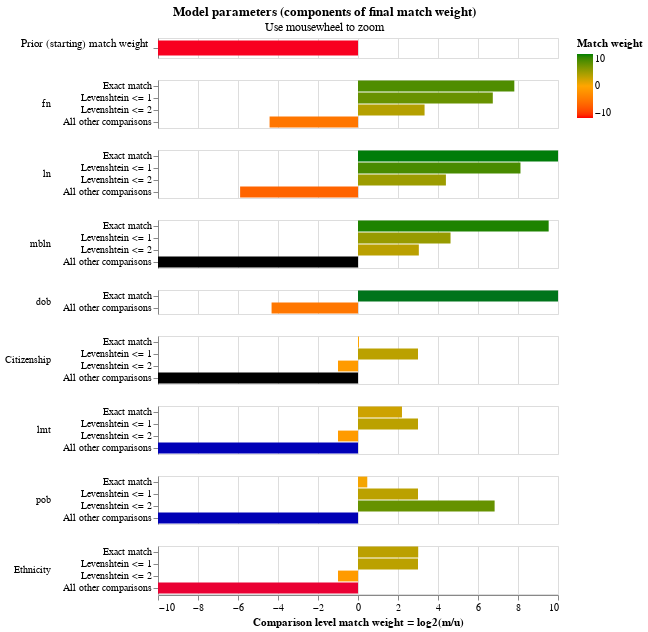

The code cell stored with this chart in its notebook:
### Code cell
linker.match_weights_chart()

### Figure 1 — Vega-Lite specification as saved in the notebook (floating-point values rounded to 4 significant figures)
{"config": {"view": {"width": 400, "height": 60}, "mark": {"tooltip": null}, "title": {"anchor": "middle"}, "header": {"title": null}}, "data": {"values": [{"comparison_name": "probability_two_random_records_match", "sql_condition": null, "label_for_charts": "", "m_probability": null, "u_probability": null, "m_probability_description": null, "u_probability_description": null, "has_tf_adjustments": false, "tf_adjustment_column": null, "tf_adjustment_weight": null, "is_null_level": false, "bayes_factor": 3.33e-05, "log2_bayes_factor": -14.87, "comparison_vector_value": 0, "max_comparison_vector_value": 0, "bayes_factor_description": "The probability that two random records drawn at random match is 0.000 or one in  30,026.9 records.This is equivalent to a starting match weight of -14.874.", "probability_two_random_records_match": 3.33e-05, "comparison_sort_order": -1}, {"comparison_name": "fn", "sql_condition": "\"fn_l\" = \"fn_r\"", "label_for_charts": "Exact match", "m_probability": 0.7085, "u_probability": 0.003144, "m_probability_description": "Amongst matching record comparisons, 70.85% of records are in the exact match comparison level", "u_probability_description": "Amongst non-matching record comparisons, 0.31% of records are in the exact match comparison level", "has_tf_adjustments": false, "tf_adjustment_column": null, "tf_adjustment_weight": 1.0, "is_null_level": false, "bayes_factor": 225.4, "log2_bayes_factor": 7.816, "comparison_vector_value": 3, "max_comparison_vector_value": 3, "bayes_factor_description": "If comparison level is `exact match` then comparison is 225.38 times more likely to be a match", "probability_two_random_records_match": 3.33e-05, "comparison_sort_order": 0}, {"comparison_name": "fn", "sql_condition": "levenshtein(\"fn_l\", \"fn_r\") <= 1", "label_for_charts": "Levenshtein <= 1", "m_probability": 0.173, "u_probability": 0.001618, "m_probability_description": "Amongst matching record comparisons, 17.30% of records are in the levenshtein <= 1 comparison level", "u_probability_description": "Amongst non-matching record comparisons, 0.16% of records are in the levenshtein <= 1 comparison level", "has_tf_adjustments": false, "tf_adjustment_column": null, "tf_adjustment_weight": 1.0, "is_null_level": false, "bayes_factor": 106.9, "log2_bayes_factor": 6.74, "comparison_vector_value": 2, "max_comparison_vector_value": 3, "bayes_factor_description": "If comparison level is `levenshtein <= 1` then comparison is 106.92 times more likely to be a match", "probability_two_random_records_match": 3.33e-05, "comparison_sort_order": 0}, {"comparison_name": "fn", "sql_condition": "levenshtein(\"fn_l\", \"fn_r\") <= 2", "label_for_charts": "Levenshtein <= 2", "m_probability": 0.07236, "u_probability": 0.007202, "m_probability_description": "Amongst matching record comparisons, 7.24% of records are in the levenshtein <= 2 comparison level", "u_probability_description": "Amongst non-matching record comparisons, 0.72% of records are in the levenshtein <= 2 comparison level", "has_tf_adjustments": false, "tf_adjustment_column": null, "tf_adjustment_weight": 1.0, "is_null_level": false, "bayes_factor": 10.05, "log2_bayes_factor": 3.329, "comparison_vector_value": 1, "max_comparison_vector_value": 3, "bayes_factor_description": "If comparison level is `levenshtein <= 2` then comparison is 10.05 times more likely to be a match", "probability_two_random_records_match": 3.33e-05, "comparison_sort_order": 0}, {"comparison_name": "fn", "sql_condition": "ELSE", "label_for_charts": "All other comparisons", "m_probability": 0.04613, "u_probability": 0.988, "m_probability_description": "Amongst matching record comparisons, 4.61% of records are in the all other comparisons comparison level", "u_probability_description": "Amongst non-matching record comparisons, 98.80% of records are in the all other comparisons comparison level", "has_tf_adjustments": false, "tf_adjustment_column": null, "tf_adjustment_weight": 1.0, "is_null_level": false, "bayes_factor": 0.04669, "log2_bayes_factor": -4.421, "comparison_vector_value": 0, "max_comparison_vector_value": 3, "bayes_factor_description": "If comparison level is `all other comparisons` then comparison is  21.42 times less likely to be a match", "probability_two_random_records_match": 3.33e-05, "comparison_sort_order": 0}, {"comparison_name": "ln", "sql_condition": "\"ln_l\" = \"ln_r\"", "label_for_charts": "Exact match", "m_probability": 0.8376, "u_probability": 0.0005586, "m_probability_description": "Amongst matching record comparisons, 83.76% of records are in the exact match comparison level", "u_probability_description": "Amongst non-matching record comparisons, 0.06% of records are in the exact match comparison level", "has_tf_adjustments": false, "tf_adjustment_column": null, "tf_adjustment_weight": 1.0, "is_null_level": false, "bayes_factor": 1500.0, "log2_bayes_factor": 10.55, "comparison_vector_value": 3, "max_comparison_vector_value": 3, "bayes_factor_description": "If comparison level is `exact match` then comparison is 1,499.55 times more likely to be a match", "probability_two_random_records_match": 3.33e-05, "comparison_sort_order": 1}, {"comparison_name": "ln", "sql_condition": "levenshtein(\"ln_l\", \"ln_r\") <= 1", "label_for_charts": "Levenshtein <= 1", "m_probability": 0.09398, "u_probability": 0.000337, "m_probability_description": "Amongst matching record comparisons, 9.40% of records are in the levenshtein <= 1 comparison level", "u_probability_description": "Amongst non-matching record comparisons, 0.03% of records are in the levenshtein <= 1 comparison level", "has_tf_adjustments": false, "tf_adjustment_column": null, "tf_adjustment_weight": 1.0, "is_null_level": false, "bayes_factor": 278.8, "log2_bayes_factor": 8.123, "comparison_vector_value": 2, "max_comparison_vector_value": 3, "bayes_factor_description": "If comparison level is `levenshtein <= 1` then comparison is 278.83 times more likely to be a match", "probability_two_random_records_match": 3.33e-05, "comparison_sort_order": 1}, {"comparison_name": "ln", "sql_condition": "levenshtein(\"ln_l\", \"ln_r\") <= 2", "label_for_charts": "Levenshtein <= 2", "m_probability": 0.05163, "u_probability": 0.002454, "m_probability_description": "Amongst matching record comparisons, 5.16% of records are in the levenshtein <= 2 comparison level", "u_probability_description": "Amongst non-matching record comparisons, 0.25% of records are in the levenshtein <= 2 comparison level", "has_tf_adjustments": false, "tf_adjustment_column": null, "tf_adjustment_weight": 1.0, "is_null_level": false, "bayes_factor": 21.04, "log2_bayes_factor": 4.395, "comparison_vector_value": 1, "max_comparison_vector_value": 3, "bayes_factor_description": "If comparison level is `levenshtein <= 2` then comparison is 21.04 times more likely to be a match", "probability_two_random_records_match": 3.33e-05, "comparison_sort_order": 1}, {"comparison_name": "ln", "sql_condition": "ELSE", "label_for_charts": "All other comparisons", "m_probability": 0.01676, "u_probability": 0.9967, "m_probability_description": "Amongst matching record comparisons, 1.68% of records are in the all other comparisons comparison level", "u_probability_description": "Amongst non-matching record comparisons, 99.67% of records are in the all other comparisons comparison level", "has_tf_adjustments": false, "tf_adjustment_column": null, "tf_adjustment_weight": 1.0, "is_null_level": false, "bayes_factor": 0.01681, "log2_bayes_factor": -5.894, "comparison_vector_value": 0, "max_comparison_vector_value": 3, "bayes_factor_description": "If comparison level is `all other comparisons` then comparison is  59.48 times less likely to be a match", "probability_two_random_records_match": 3.33e-05, "comparison_sort_order": 1}, {"comparison_name": "mbln", "sql_condition": "\"mbln_l\" = \"mbln_r\"", "label_for_charts": "Exact match", "m_probability": 1.0, "u_probability": 0.00135, "m_probability_description": "Amongst matching record comparisons, 100.00% of records are in the exact match comparison level", "u_probability_description": "Amongst non-matching record comparisons, 0.13% of records are in the exact match comparison level", "has_tf_adjustments": false, "tf_adjustment_column": null, "tf_adjustment_weight": 1.0, "is_null_level": false, "bayes_factor": 741.0, "log2_bayes_factor": 9.533, "comparison_vector_value": 3, "max_comparison_vector_value": 3, "bayes_factor_description": "If comparison level is `exact match` then comparison is 741.00 times more likely to be a match", "probability_two_random_records_match": 3.33e-05, "comparison_sort_order": 2}, {"comparison_name": "mbln", "sql_condition": "levenshtein(\"mbln_l\", \"mbln_r\") <= 1", "label_for_charts": "Levenshtein <= 1", "m_probability": 0.01667, "u_probability": 0.0006748, "m_probability_description": "Amongst matching record comparisons, 1.67% of records are in the levenshtein <= 1 comparison level", "u_probability_description": "Amongst non-matching record comparisons, 0.07% of records are in the levenshtein <= 1 comparison level", "has_tf_adjustments": false, "tf_adjustment_column": null, "tf_adjustment_weight": 1.0, "is_null_level": false, "bayes_factor": 24.7, "log2_bayes_factor": 4.626, "comparison_vector_value": 2, "max_comparison_vector_value": 3, "bayes_factor_description": "If comparison level is `levenshtein <= 1` then comparison is 24.70 times more likely to be a match", "probability_two_random_records_match": 3.33e-05, "comparison_sort_order": 2}, {"comparison_name": "mbln", "sql_condition": "levenshtein(\"mbln_l\", \"mbln_r\") <= 2", "label_for_charts": "Levenshtein <= 2", "m_probability": 0.01667, "u_probability": 0.002024, "m_probability_description": "Amongst matching record comparisons, 1.67% of records are in the levenshtein <= 2 comparison level", "u_probability_description": "Amongst non-matching record comparisons, 0.20% of records are in the levenshtein <= 2 comparison level", "has_tf_adjustments": false, "tf_adjustment_column": null, "tf_adjustment_weight": 1.0, "is_null_level": false, "bayes_factor": 8.233, "log2_bayes_factor": 3.041, "comparison_vector_value": 1, "max_comparison_vector_value": 3, "bayes_factor_description": "If comparison level is `levenshtein <= 2` then comparison is 8.23 times more likely to be a match", "probability_two_random_records_match": 3.33e-05, "comparison_sort_order": 2}, {"comparison_name": "mbln", "sql_condition": "ELSE", "label_for_charts": "All other comparisons", "m_probability": 5.575e-32, "u_probability": 0.996, "m_probability_description": "Amongst matching record comparisons, 0.00% of records are in the all other comparisons comparison level", "u_probability_description": "Amongst non-matching record comparisons, 99.60% of records are in the all other comparisons comparison level", "has_tf_adjustments": false, "tf_adjustment_column": null, "tf_adjustment_weight": 1.0, "is_null_level": false, "bayes_factor": 5.598e-32, "log2_bayes_factor": -103.8, "comparison_vector_value": 0, "max_comparison_vector_value": 3, "bayes_factor_description": "If comparison level is `all other comparisons` then comparison is  17,863,628,840,022,043,710,525,685,104,640.00 times less likely to be a match", "probability_two_random_records_match": 3.33e-05, "comparison_sort_order": 2}, {"comparison_name": "dob", "sql_condition": "\"dob_l\" = \"dob_r\"", "label_for_charts": "Exact match", "m_probability": 0.95, "u_probability": 0.0002629, "m_probability_description": "Amongst matching record comparisons, 95.00% of records are in the exact match comparison level", "u_probability_description": "Amongst non-matching record comparisons, 0.03% of records are in the exact match comparison level", "has_tf_adjustments": true, "tf_adjustment_column": "dob", "tf_adjustment_weight": 1.0, "is_null_level": false, "bayes_factor": 3614.0, "log2_bayes_factor": 11.82, "comparison_vector_value": 1, "max_comparison_vector_value": 1, "bayes_factor_description": "If comparison level is `exact match` then comparison is 3,614.03 times more likely to be a match", "probability_two_random_records_match": 3.33e-05, "comparison_sort_order": 3}, {"comparison_name": "dob", "sql_condition": "ELSE", "label_for_charts": "All other comparisons", "m_probability": 0.05, "u_probability": 0.9997, "m_probability_description": "Amongst matching record comparisons, 5.00% of records are in the all other comparisons comparison level", "u_probability_description": "Amongst non-matching record comparisons, 99.97% of records are in the all other comparisons comparison level", "has_tf_adjustments": false, "tf_adjustment_column": null, "tf_adjustment_weight": 1.0, "is_null_level": false, "bayes_factor": 0.05001, "log2_bayes_factor": -4.322, "comparison_vector_value": 0, "max_comparison_vector_value": 1, "bayes_factor_description": "If comparison level is `all other comparisons` then comparison is  19.99 times less likely to be a match", "probability_two_random_records_match": 3.33e-05, "comparison_sort_order": 3}, {"comparison_name": "Citizenship", "sql_condition": "\"Citizenship_l\" = \"Citizenship_r\"", "label_for_charts": "Exact match", "m_probability": 1.0, "u_probability": 0.9658, "m_probability_description": "Amongst matching record comparisons, 100.00% of records are in the exact match comparison level", "u_probability_description": "Amongst non-matching record comparisons, 96.58% of records are in the exact match comparison level", "has_tf_adjustments": false, "tf_adjustment_column": null, "tf_adjustment_weight": 1.0, "is_null_level": false, "bayes_factor": 1.035, "log2_bayes_factor": 0.05016, "comparison_vector_value": 3, "max_comparison_vector_value": 3, "bayes_factor_description": "If comparison level is `exact match` then comparison is 1.04 times more likely to be a match", "probability_two_random_records_match": 3.33e-05, "comparison_sort_order": 4}, {"comparison_name": "Citizenship", "sql_condition": "levenshtein(\"Citizenship_l\", \"Citizenship_r\") <= 1", "label_for_charts": "Levenshtein <= 1", "m_probability": 0.01667, "u_probability": 0.002083, "m_probability_description": "Amongst matching record comparisons, 1.67% of records are in the levenshtein <= 1 comparison level", "u_probability_description": "Amongst non-matching record comparisons, 0.21% of records are in the levenshtein <= 1 comparison level", "has_tf_adjustments": false, "tf_adjustment_column": null, "tf_adjustment_weight": 1.0, "is_null_level": false, "bayes_factor": 8.0, "log2_bayes_factor": 3.0, "comparison_vector_value": 2, "max_comparison_vector_value": 3, "bayes_factor_description": "If comparison level is `levenshtein <= 1` then comparison is 8.00 times more likely to be a match", "probability_two_random_records_match": 3.33e-05, "comparison_sort_order": 4}, {"comparison_name": "Citizenship", "sql_condition": "levenshtein(\"Citizenship_l\", \"Citizenship_r\") <= 2", "label_for_charts": "Levenshtein <= 2", "m_probability": 0.01667, "u_probability": 0.03333, "m_probability_description": "Amongst matching record comparisons, 1.67% of records are in the levenshtein <= 2 comparison level", "u_probability_description": "Amongst non-matching record comparisons, 3.33% of records are in the levenshtein <= 2 comparison level", "has_tf_adjustments": false, "tf_adjustment_column": null, "tf_adjustment_weight": 1.0, "is_null_level": false, "bayes_factor": 0.5, "log2_bayes_factor": -1.0, "comparison_vector_value": 1, "max_comparison_vector_value": 3, "bayes_factor_description": "If comparison level is `levenshtein <= 2` then comparison is  2.00 times less likely to be a match", "probability_two_random_records_match": 3.33e-05, "comparison_sort_order": 4}, {"comparison_name": "Citizenship", "sql_condition": "ELSE", "label_for_charts": "All other comparisons", "m_probability": 1.832e-37, "u_probability": 0.03417, "m_probability_description": "Amongst matching record comparisons, 0.00% of records are in the all other comparisons comparison level", "u_probability_description": "Amongst non-matching record comparisons, 3.42% of records are in the all other comparisons comparison level", "has_tf_adjustments": false, "tf_adjustment_column": null, "tf_adjustment_weight": 1.0, "is_null_level": false, "bayes_factor": 5.361e-36, "log2_bayes_factor": -117.2, "comparison_vector_value": 0, "max_comparison_vector_value": 3, "bayes_factor_description": "If comparison level is `all other comparisons` then comparison is  186,530,213,676,519,912,177,128,499,987,873,792.00 times less likely to be a match", "probability_two_random_records_match": 3.33e-05, "comparison_sort_order": 4}, {"comparison_name": "lmt", "sql_condition": "\"lmt_l\" = \"lmt_r\"", "label_for_charts": "Exact match", "m_probability": 1.0, "u_probability": 0.2178, "m_probability_description": "Amongst matching record comparisons, 100.00% of records are in the exact match comparison level", "u_probability_description": "Amongst non-matching record comparisons, 21.78% of records are in the exact match comparison level", "has_tf_adjustments": false, "tf_adjustment_column": null, "tf_adjustment_weight": 1.0, "is_null_level": false, "bayes_factor": 4.591, "log2_bayes_factor": 2.199, "comparison_vector_value": 3, "max_comparison_vector_value": 3, "bayes_factor_description": "If comparison level is `exact match` then comparison is 4.59 times more likely to be a match", "probability_two_random_records_match": 3.33e-05, "comparison_sort_order": 5}, {"comparison_name": "lmt", "sql_condition": "levenshtein(\"lmt_l\", \"lmt_r\") <= 1", "label_for_charts": "Levenshtein <= 1", "m_probability": 0.01667, "u_probability": 0.002083, "m_probability_description": "Amongst matching record comparisons, 1.67% of records are in the levenshtein <= 1 comparison level", "u_probability_description": "Amongst non-matching record comparisons, 0.21% of records are in the levenshtein <= 1 comparison level", "has_tf_adjustments": false, "tf_adjustment_column": null, "tf_adjustment_weight": 1.0, "is_null_level": false, "bayes_factor": 8.0, "log2_bayes_factor": 3.0, "comparison_vector_value": 2, "max_comparison_vector_value": 3, "bayes_factor_description": "If comparison level is `levenshtein <= 1` then comparison is 8.00 times more likely to be a match", "probability_two_random_records_match": 3.33e-05, "comparison_sort_order": 5}, {"comparison_name": "lmt", "sql_condition": "levenshtein(\"lmt_l\", \"lmt_r\") <= 2", "label_for_charts": "Levenshtein <= 2", "m_probability": 0.01667, "u_probability": 0.03333, "m_probability_description": "Amongst matching record comparisons, 1.67% of records are in the levenshtein <= 2 comparison level", "u_probability_description": "Amongst non-matching record comparisons, 3.33% of records are in the levenshtein <= 2 comparison level", "has_tf_adjustments": false, "tf_adjustment_column": null, "tf_adjustment_weight": 1.0, "is_null_level": false, "bayes_factor": 0.5, "log2_bayes_factor": -1.0, "comparison_vector_value": 1, "max_comparison_vector_value": 3, "bayes_factor_description": "If comparison level is `levenshtein <= 2` then comparison is  2.00 times less likely to be a match", "probability_two_random_records_match": 3.33e-05, "comparison_sort_order": 5}, {"comparison_name": "lmt", "sql_condition": "ELSE", "label_for_charts": "All other comparisons", "m_probability": 3.413e-13, "u_probability": 0.7822, "m_probability_description": "Amongst matching record comparisons, 0.00% of records are in the all other comparisons comparison level", "u_probability_description": "Amongst non-matching record comparisons, 78.22% of records are in the all other comparisons comparison level", "has_tf_adjustments": false, "tf_adjustment_column": null, "tf_adjustment_weight": 1.0, "is_null_level": false, "bayes_factor": 4.364e-13, "log2_bayes_factor": -41.06, "comparison_vector_value": 0, "max_comparison_vector_value": 3, "bayes_factor_description": "If comparison level is `all other comparisons` then comparison is  2,291,580,147,437.88 times less likely to be a match", "probability_two_random_records_match": 3.33e-05, "comparison_sort_order": 5}, {"comparison_name": "pob", "sql_condition": "\"pob_l\" = \"pob_r\"", "label_for_charts": "Exact match", "m_probability": 1.0, "u_probability": 0.725, "m_probability_description": "Amongst matching record comparisons, 100.00% of records are in the exact match comparison level", "u_probability_description": "Amongst non-matching record comparisons, 72.50% of records are in the exact match comparison level", "has_tf_adjustments": false, "tf_adjustment_column": null, "tf_adjustment_weight": 1.0, "is_null_level": false, "bayes_factor": 1.379, "log2_bayes_factor": 0.4639, "comparison_vector_value": 3, "max_comparison_vector_value": 3, "bayes_factor_description": "If comparison level is `exact match` then comparison is 1.38 times more likely to be a match", "probability_two_random_records_match": 3.33e-05, "comparison_sort_order": 6}, {"comparison_name": "pob", "sql_condition": "levenshtein(\"pob_l\", \"pob_r\") <= 1", "label_for_charts": "Levenshtein <= 1", "m_probability": 0.01667, "u_probability": 0.002083, "m_probability_description": "Amongst matching record comparisons, 1.67% of records are in the levenshtein <= 1 comparison level", "u_probability_description": "Amongst non-matching record comparisons, 0.21% of records are in the levenshtein <= 1 comparison level", "has_tf_adjustments": false, "tf_adjustment_column": null, "tf_adjustment_weight": 1.0, "is_null_level": false, "bayes_factor": 8.0, "log2_bayes_factor": 3.0, "comparison_vector_value": 2, "max_comparison_vector_value": 3, "bayes_factor_description": "If comparison level is `levenshtein <= 1` then comparison is 8.00 times more likely to be a match", "probability_two_random_records_match": 3.33e-05, "comparison_sort_order": 6}, {"comparison_name": "pob", "sql_condition": "levenshtein(\"pob_l\", \"pob_r\") <= 2", "label_for_charts": "Levenshtein <= 2", "m_probability": 0.01667, "u_probability": 0.0001464, "m_probability_description": "Amongst matching record comparisons, 1.67% of records are in the levenshtein <= 2 comparison level", "u_probability_description": "Amongst non-matching record comparisons, 0.01% of records are in the levenshtein <= 2 comparison level", "has_tf_adjustments": false, "tf_adjustment_column": null, "tf_adjustment_weight": 1.0, "is_null_level": false, "bayes_factor": 113.9, "log2_bayes_factor": 6.831, "comparison_vector_value": 1, "max_comparison_vector_value": 3, "bayes_factor_description": "If comparison level is `levenshtein <= 2` then comparison is 113.87 times more likely to be a match", "probability_two_random_records_match": 3.33e-05, "comparison_sort_order": 6}, {"comparison_name": "pob", "sql_condition": "ELSE", "label_for_charts": "All other comparisons", "m_probability": 1.633e-13, "u_probability": 0.2749, "m_probability_description": "Amongst matching record comparisons, 0.00% of records are in the all other comparisons comparison level", "u_probability_description": "Amongst non-matching record comparisons, 27.49% of records are in the all other comparisons comparison level", "has_tf_adjustments": false, "tf_adjustment_column": null, "tf_adjustment_weight": 1.0, "is_null_level": false, "bayes_factor": 5.941e-13, "log2_bayes_factor": -40.61, "comparison_vector_value": 0, "max_comparison_vector_value": 3, "bayes_factor_description": "If comparison level is `all other comparisons` then comparison is  1,683,084,224,826.73 times less likely to be a match", "probability_two_random_records_match": 3.33e-05, "comparison_sort_order": 6}, {"comparison_name": "Ethnicity", "sql_condition": "\"Ethnicity_l\" = \"Ethnicity_r\"", "label_for_charts": "Exact match", "m_probability": 1.0, "u_probability": 0.1242, "m_probability_description": "Amongst matching record comparisons, 100.00% of records are in the exact match comparison level", "u_probability_description": "Amongst non-matching record comparisons, 12.42% of records are in the exact match comparison level", "has_tf_adjustments": false, "tf_adjustment_column": null, "tf_adjustment_weight": 1.0, "is_null_level": false, "bayes_factor": 8.053, "log2_bayes_factor": 3.009, "comparison_vector_value": 3, "max_comparison_vector_value": 3, "bayes_factor_description": "If comparison level is `exact match` then comparison is 8.05 times more likely to be a match", "probability_two_random_records_match": 3.33e-05, "comparison_sort_order": 7}, {"comparison_name": "Ethnicity", "sql_condition": "levenshtein(\"Ethnicity_l\", \"Ethnicity_r\") <= 1", "label_for_charts": "Levenshtein <= 1", "m_probability": 0.01667, "u_probability": 0.002083, "m_probability_description": "Amongst matching record comparisons, 1.67% of records are in the levenshtein <= 1 comparison level", "u_probability_description": "Amongst non-matching record comparisons, 0.21% of records are in the levenshtein <= 1 comparison level", "has_tf_adjustments": false, "tf_adjustment_column": null, "tf_adjustment_weight": 1.0, "is_null_level": false, "bayes_factor": 8.0, "log2_bayes_factor": 3.0, "comparison_vector_value": 2, "max_comparison_vector_value": 3, "bayes_factor_description": "If comparison level is `levenshtein <= 1` then comparison is 8.00 times more likely to be a match", "probability_two_random_records_match": 3.33e-05, "comparison_sort_order": 7}, {"comparison_name": "Ethnicity", "sql_condition": "levenshtein(\"Ethnicity_l\", \"Ethnicity_r\") <= 2", "label_for_charts": "Levenshtein <= 2", "m_probability": 0.01667, "u_probability": 0.03333, "m_probability_description": "Amongst matching record comparisons, 1.67% of records are in the levenshtein <= 2 comparison level", "u_probability_description": "Amongst non-matching record comparisons, 3.33% of records are in the levenshtein <= 2 comparison level", "has_tf_adjustments": false, "tf_adjustment_column": null, "tf_adjustment_weight": 1.0, "is_null_level": false, "bayes_factor": 0.5, "log2_bayes_factor": -1.0, "comparison_vector_value": 1, "max_comparison_vector_value": 3, "bayes_factor_description": "If comparison level is `levenshtein <= 2` then comparison is  2.00 times less likely to be a match", "probability_two_random_records_match": 3.33e-05, "comparison_sort_order": 7}, {"comparison_name": "Ethnicity", "sql_condition": "ELSE", "label_for_charts": "All other comparisons", "m_probability": 1.133e-06, "u_probability": 0.8758, "m_probability_description": "Amongst matching record comparisons, 0.00% of records are in the all other comparisons comparison level", "u_probability_description": "Amongst non-matching record comparisons, 87.58% of records are in the all other comparisons comparison level", "has_tf_adjustments": false, "tf_adjustment_column": null, "tf_adjustment_weight": 1.0, "is_null_level": false, "bayes_factor": 1.294e-06, "log2_bayes_factor": -19.56, "comparison_vector_value": 0, "max_comparison_vector_value": 3, "bayes_factor_description": "If comparison level is `all other comparisons` then comparison is  772,991.33 times less likely to be a match", "probability_two_random_records_match": 3.33e-05, "comparison_sort_order": 7}]}, "vconcat": [{"height": 20, "mark": {"type": "bar", "clip": true, "height": 15}, "selection": {"zoom_selector": {"type": "interval", "bind": "scales", "encodings": ["x"]}}, "transform": [{"filter": "(datum.comparison_name == 'probability_two_random_records_match')"}], "encoding": {"color": {"type": "quantitative", "field": "log2_bayes_factor", "title": "Match weight", "scale": {"range": ["red", "orange", "green"], "domain": [-10, 0, 10]}}, "tooltip": [{"type": "nominal", "field": "comparison_name", "title": "Comparison name"}, {"type": "nominal", "field": "probability_two_random_records_match", "format": ".4f", "title": "Probability two random records match"}, {"type": "quantitative", "field": "log2_bayes_factor", "title": "Equivalent match weight", "format": ",.4f"}, {"type": "nominal", "field": "bayes_factor_description", "title": "Match weight description"}], "x": {"type": "quantitative", "axis": {"labels": false, "domain": false, "title": "", "ticks": false}, "field": "log2_bayes_factor", "scale": {"domain": [-10, 10]}}, "y": {"type": "nominal", "field": "label_for_charts", "axis": {"title": "Prior (starting) match weight", "titleAngle": 0, "titleAlign": "right", "titleFontWeight": "normal"}, "sort": {"field": "comparison_vector_value", "order": "descending"}}}}, {"height": {"step": 12}, "mark": {"type": "bar", "clip": true}, "selection": {"zoom_selector": {"type": "interval", "bind": "scales", "encodings": ["x"]}}, "transform": [{"filter": "(datum.comparison_name != 'probability_two_random_records_match')"}], "encoding": {"color": {"type": "quantitative", "field": "log2_bayes_factor", "title": "Match weight", "scale": {"range": ["red", "orange", "green"], "domain": [-10, 0, 10]}}, "row": {"type": "nominal", "field": "comparison_name", "sort": {"field": "comparison_sort_order"}, "header": {"labelAngle": 0, "labelAnchor": "middle", "labelAlign": "left"}}, "tooltip": [{"type": "nominal", "field": "comparison_name", "title": "Comparison name"}, {"type": "ordinal", "field": "label_for_charts", "title": "Label"}, {"type": "nominal", "field": "sql_condition", "title": "SQL condition"}, {"type": "quantitative", "field": "m_probability", "format": ".4f", "title": "M probability"}, {"type": "quantitative", "field": "u_probability", "format": ".4f", "title": "U probability"}, {"type": "quantitative", "field": "bayes_factor", "title": "Bayes factor = m/u", "format": ",.4f"}, {"type": "quantitative", "field": "log2_bayes_factor", "title": "Match weight = log2(m/u)", "format": ",.4f"}, {"type": "nominal", "field": "bayes_factor_description", "title": "Match weight description"}], "x": {"type": "quantitative", "axis": {"title": "Comparison level match weight = log2(m/u)"}, "field": "log2_bayes_factor", "scale": {"domain": [-10, 10]}}, "y": {"type": "nominal", "field": "label_for_charts", "axis": {"title": null}, "sort": {"field": "comparison_vector_value", "order": "descending"}}}, "resolve": {"axis": {"y": "independent"}, "scale": {"y": "independent"}}}], "selection": {"zoom_selector": {"type": "interval", "bind": "scales", "encodings": ["x"]}}, "resolve": {"axis": {"y": "independent"}, "scale": {"y": "independent"}}, "title": {"text": "Model parameters (components of final match weight)", "subtitle": "Use mousewheel to zoom"}, "$schema": "https://vega.github.io/schema/vega-lite/v5.2.json"}
